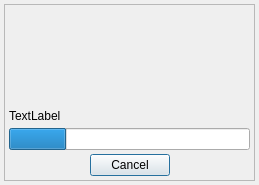
<?xml version="1.0" encoding="UTF-8"?>
<ui version="4.0">
 <class>MainWindow</class>
 <widget class="QMainWindow" name="MainWindow">
  <property name="windowModality">
   <enum>Qt::NonModal</enum>
  </property>
  <property name="geometry">
   <rect>
    <x>0</x>
    <y>0</y>
    <width>259</width>
    <height>185</height>
   </rect>
  </property>
  <property name="cursor">
   <cursorShape>BusyCursor</cursorShape>
  </property>
  <property name="windowTitle">
   <string>FSOFT Virtual Desktop Connection</string>
  </property>
  <property name="windowIcon">
   <iconset resource="UDSResources.qrc">
    <normaloff>:/images/logo-uds-small</normaloff>:/images/logo-uds-small</iconset>
  </property>
  <property name="windowOpacity">
   <double>1.000000000000000</double>
  </property>
  <widget class="QWidget" name="centralwidget">
   <property name="autoFillBackground">
    <bool>true</bool>
   </property>
   <layout class="QVBoxLayout" name="verticalLayout_2">
    <property name="spacing">
     <number>4</number>
    </property>
    <property name="margin">
     <number>4</number>
    </property>
    <item>
     <widget class="QFrame" name="frame">
      <property name="frameShape">
       <enum>QFrame::StyledPanel</enum>
      </property>
      <property name="frameShadow">
       <enum>QFrame::Raised</enum>
      </property>
      <layout class="QVBoxLayout" name="verticalLayout_3">
       <property name="spacing">
        <number>4</number>
       </property>
       <property name="margin">
        <number>4</number>
       </property>
       <item>
        <layout class="QVBoxLayout" name="verticalLayout">
         <item>
          <widget class="QLabel" name="image">
           <property name="minimumSize">
            <size>
             <width>0</width>
             <height>24</height>
            </size>
           </property>
           <property name="autoFillBackground">
            <bool>true</bool>
           </property>
           <property name="text">
            <string/>
           </property>
           <property name="pixmap">
            <pixmap resource="UDSResources.qrc">:/images/logo-uds-small</pixmap>
           </property>
           <property name="scaledContents">
            <bool>false</bool>
           </property>
           <property name="alignment">
            <set>Qt::AlignCenter</set>
           </property>
          </widget>
         </item>
         <item>
          <widget class="QLabel" name="info">
           <property name="maximumSize">
            <size>
             <width>16777215</width>
             <height>16</height>
            </size>
           </property>
           <property name="text">
            <string>TextLabel</string>
           </property>
          </widget>
         </item>
         <item>
          <widget class="QProgressBar" name="progressBar">
           <property name="value">
            <number>24</number>
           </property>
           <property name="textVisible">
            <bool>false</bool>
           </property>
          </widget>
         </item>
         <item>
          <layout class="QHBoxLayout" name="horizontalLayout">
           <item>
            <spacer name="horizontalSpacer">
             <property name="orientation">
              <enum>Qt::Horizontal</enum>
             </property>
             <property name="sizeHint" stdset="0">
              <size>
               <width>40</width>
               <height>20</height>
              </size>
             </property>
            </spacer>
           </item>
           <item>
            <widget class="QPushButton" name="cancelButton">
             <property name="text">
              <string>Cancel</string>
             </property>
             <property name="default">
              <bool>true</bool>
             </property>
             <property name="flat">
              <bool>false</bool>
             </property>
            </widget>
           </item>
           <item>
            <spacer name="horizontalSpacer_2">
             <property name="orientation">
              <enum>Qt::Horizontal</enum>
             </property>
             <property name="sizeHint" stdset="0">
              <size>
               <width>40</width>
               <height>20</height>
              </size>
             </property>
            </spacer>
           </item>
          </layout>
         </item>
        </layout>
       </item>
      </layout>
     </widget>
    </item>
   </layout>
  </widget>
 </widget>
 <resources>
  <include location="UDSResources.qrc"/>
 </resources>
 <connections/>
</ui>
